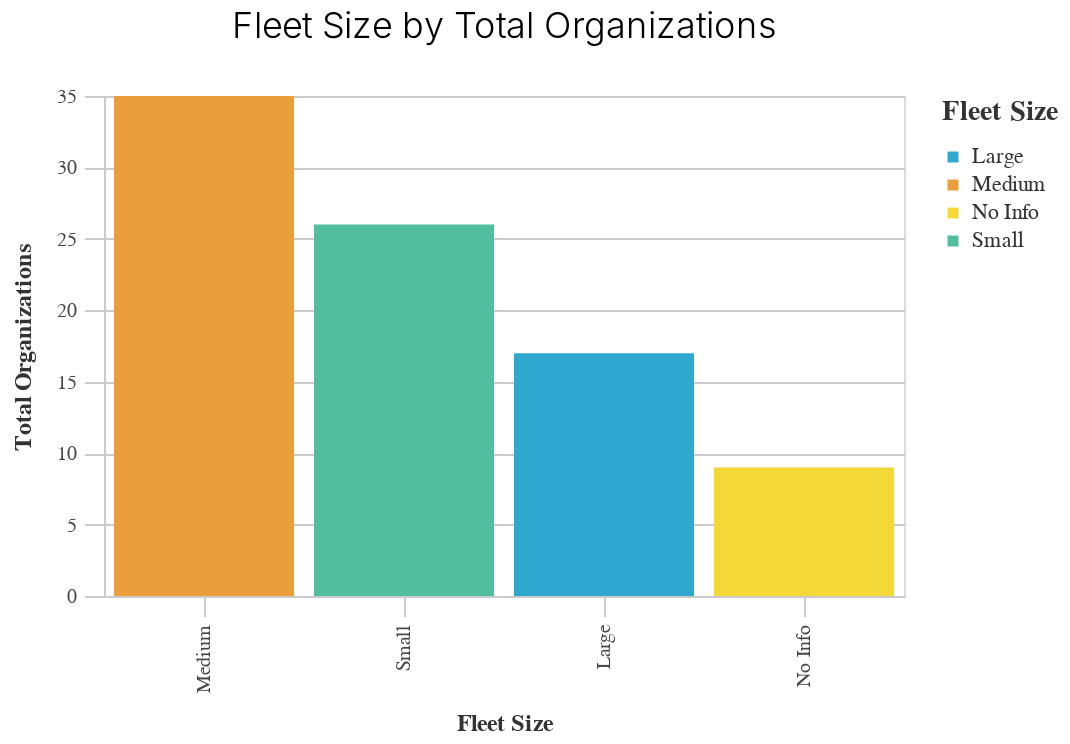

The cell this chart's notebook holds for it:
### Code cell
_utils.basic_bar_chart(fleet_agencies,'fleet_size','Total Organizations','fleet_size')

### Figure 1 — Vega-Lite specification as saved in the notebook (floating-point values rounded to 4 significant figures)
{"config": {"view": {"continuousWidth": 400, "continuousHeight": 300}, "axis": {"domainColor": "#cbcbcb", "grid": true, "gridColor": "#cbcbcb", "gridWidth": 1, "labelColor": "#474747", "labelFont": "Nunito Sans", "labelFontSize": 10, "labelPadding": 4, "tickColor": "#cbcbcb", "tickSize": 10, "titleColor": "#333", "titleFont": "Raleway", "titleFontSize": 12, "titlePadding": 10}, "axisBand": {"grid": false}, "background": "white", "font": "Raleway", "header": {"labelFont": "Nunito Sans", "titleFont": "Raleway"}, "legend": {"labelColor": "#333", "labelFont": "Nunito Sans", "labelFontSize": 11, "labelLimit": 0, "padding": 1, "symbolSize": 30, "symbolType": "square", "titleColor": "#333", "titleFont": "Raleway", "titleFontSize": 14, "titlePadding": 10}, "title": {"anchor": "middle", "font": "Raleway", "fontSize": 18, "fontWeight": 300, "offset": 20}}, "data": {"name": "data-bf52636b4cd62a41a2988098e2037058"}, "mark": "bar", "encoding": {"color": {"field": "fleet_size", "legend": {"title": "Fleet Size"}, "scale": {"range": ["#2EA8CE", "#EB9F3C", "#F4D837", "#51BF9D", "#8CBCCB", "#9487C0"]}, "type": "nominal"}, "x": {"field": "fleet_size", "sort": "-y", "title": "Fleet Size", "type": "nominal"}, "y": {"field": "Total Organizations", "title": "Total Organizations", "type": "quantitative"}}, "height": 250, "title": "Fleet Size by Total Organizations", "width": 400, "$schema": "https://vega.github.io/schema/vega-lite/v4.17.0.json", "datasets": {"data-bf52636b4cd62a41a2988098e2037058": [{"fleet_size": "Large", "Total Organizations": 17}, {"fleet_size": "Medium", "Total Organizations": 35}, {"fleet_size": "No Info", "Total Organizations": 9}, {"fleet_size": "Small", "Total Organizations": 26}]}}
